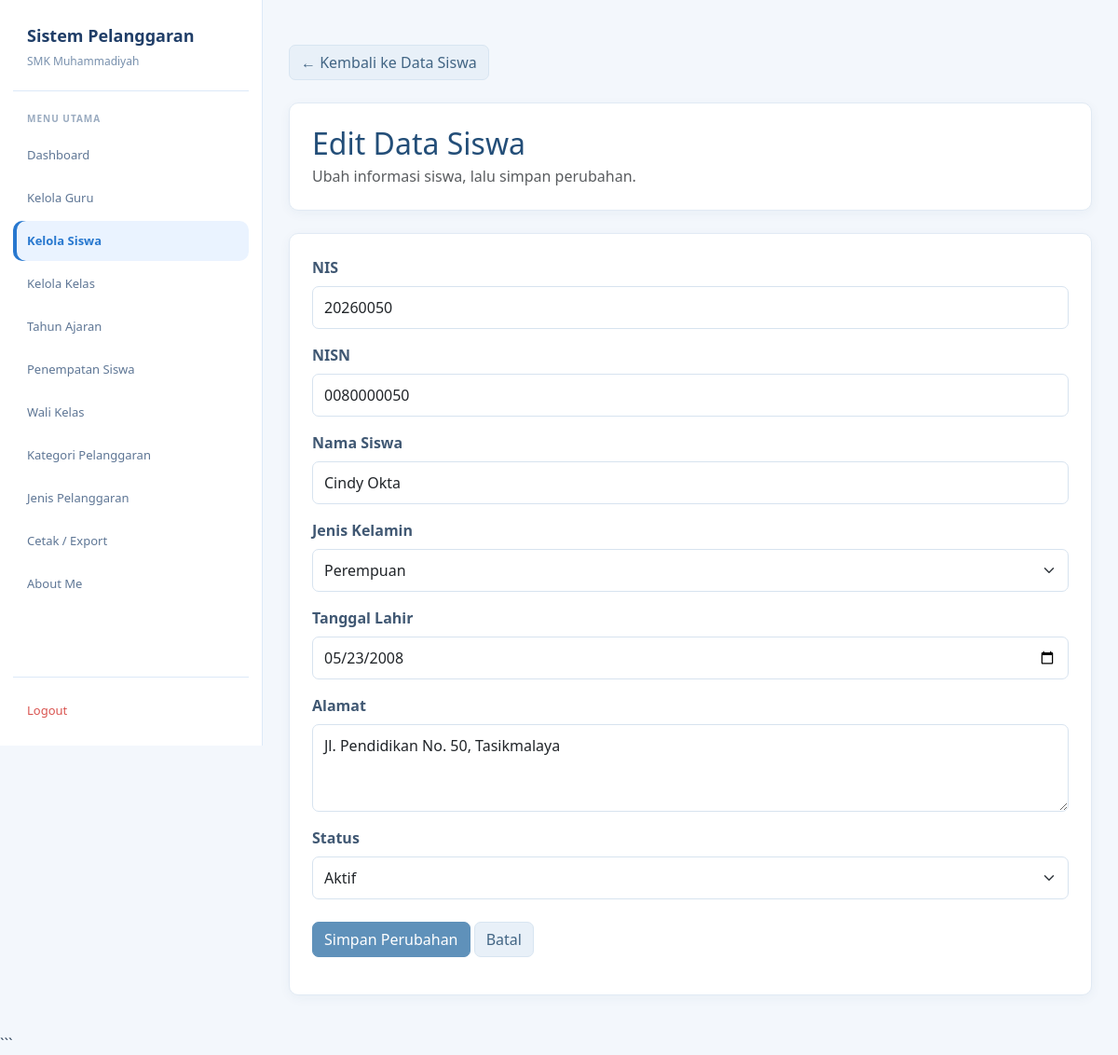
The app's page /admin/edit_siswa.php?id=50 (signed in), older data.
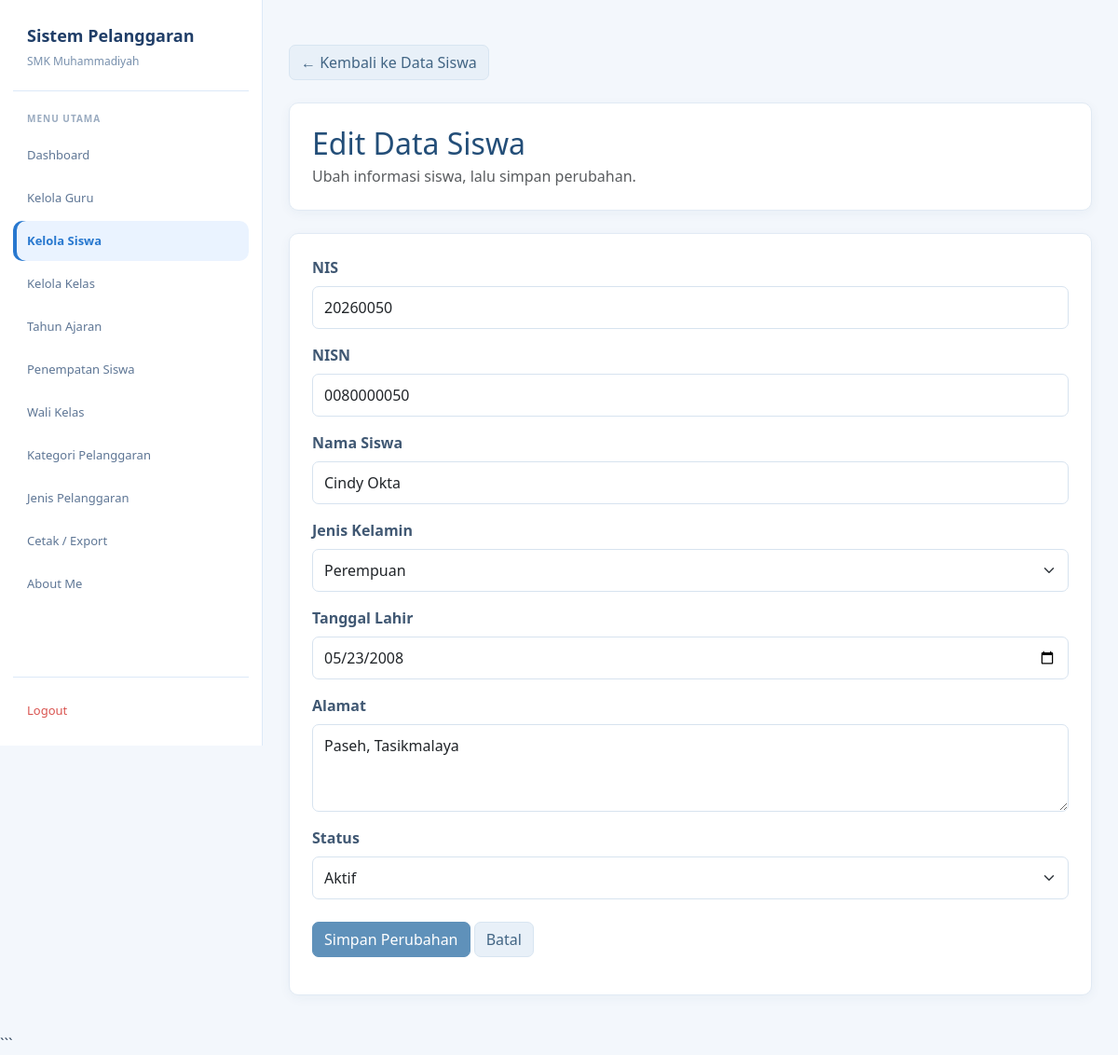
The same page, newer data.
### tables this page shows
CREATE TABLE `t_siswa` (
  `id` int(11) NOT NULL,
  `nis` varchar(10) NOT NULL,
  `nisn` varchar(10) NOT NULL,
  `nama` varchar(150) NOT NULL,
  `jenis_kelamin` char(1) NOT NULL,
  `tanggal_lahir` date NOT NULL,
  `alamat` text NOT NULL,
  `status_aktif` tinyint(1) NOT NULL,
  `created_at` timestamp NULL DEFAULT current_timestamp(),
  `update_at` timestamp NULL DEFAULT current_timestamp()
);

### admin/edit_siswa.php (the view, shortened to what the changed rows need)
<?php
include "../config/koneksi.php";
function e($value): string {
    return htmlspecialchars((string)($value ?? ''), ENT_QUOTES, 'UTF-8');
}
$id = $_GET['id'] ?? $_POST['id'] ?? '';
$id = (int)$id;
$stmt = mysqli_prepare(
    $koneksi,
    "SELECT id, nis, nisn, nama, jenis_kelamin,
            tanggal_lahir, alamat, status_aktif
     FROM t_siswa WHERE id = ?"
);
mysqli_stmt_bind_param($stmt, "i", $id);
mysqli_stmt_execute($stmt);
$result = mysqli_stmt_get_result($stmt);
$siswa = mysqli_fetch_assoc($result);
?>
<!DOCTYPE html>
<html lang="id">
<head>
    <link href="https://cdn.jsdelivr.net/npm/bootstrap@5.3.8/dist/css/bootstrap.min.css"
          rel="stylesheet">
</head>
<body>
<main class="main">
    <div class="container-fluid p-0">
        <div class="card mb-4">
            <div class="card-body">
                <h2 class="judul mb-1">Edit Data Siswa</h2>
            </div>
        </div>
        <div class="card">
            <div class="card-body">
                <form method="POST"
                      action="edit_siswa.php?id=<?= $id; ?>">
                    <div class="mb-3">
                        <label for="nis" class="form-label">NIS</label>
                        <input type="text" id="nis" name="nis"
                               class="form-control"
                               value="<?= e($siswa['nis']); ?>" required>
                    </div>
                    <div class="mb-3">
                        <label for="nisn" class="form-label">NISN</label>
                        <input type="text" id="nisn" name="nisn"
                               class="form-control"
                               value="<?= e($siswa['nisn']); ?>" required>
                    </div>
                    <div class="mb-3">
                        <label for="nama" class="form-label">Nama Siswa</label>
                        <input type="text" id="nama" name="nama"
                               class="form-control"
                               value="<?= e($siswa['nama']); ?>" required>
                    </div>
                    <div class="mb-3">
                        <label for="jenis_kelamin" class="form-label">
                            Jenis Kelamin
                        </label>
                        <select id="jenis_kelamin" name="jenis_kelamin"
                                class="form-select" required>
                            <option value="P"
                                <?= $siswa['jenis_kelamin'] === 'P' ? 'selected' : ''; ?>>
                                Perempuan
                            </option>
                        </select>
                    </div>
                    <div class="mb-3">
                        <label for="tanggal_lahir" class="form-label">
                            Tanggal Lahir
                        </label>
                        <input type="date" id="tanggal_lahir"
                               name="tanggal_lahir" class="form-control"
                               value="<?= e($siswa['tanggal_lahir']); ?>" required>
                    </div>
                    <div class="mb-3">
                        <label for="alamat" class="form-label">Alamat</label>
                        <textarea id="alamat" name="alamat"
                                  class="form-control" rows="3"
                                  required><?= e($siswa['alamat']); ?></textarea>
                    </div>
                    <div class="mb-4">
                        <label for="status_aktif" class="form-label">
                            Status
                        </label>
                        <select id="status_aktif" name="status_aktif"
                                class="form-select" required>
                            <option value="1"
                                <?= (string)$siswa['status_aktif'] === '1' ? 'selected' : ''; ?>>
                                Aktif
                            </option>
                        </select>
                    </div>
                </form>
            </div>
        </div>
    </div>
</main>
</body>
</html>

Row changes from the older to the newer data that the page shows:
changed t_siswa "Cindy Okta": alamat "Jl. Pendidikan No. 50, Tasikmalaya" → "Paseh, Tasikmalaya"
